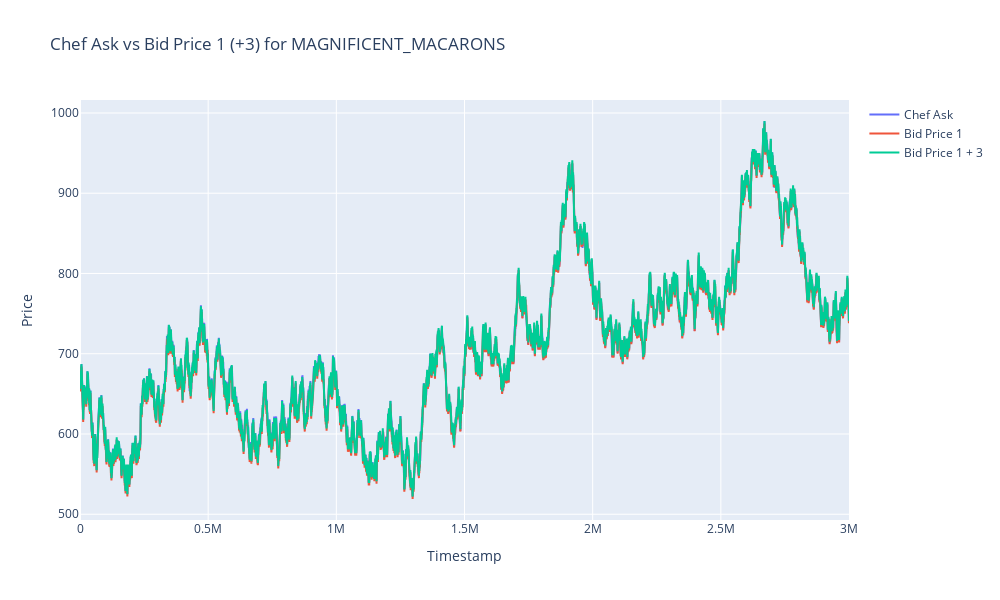

The code cell stored with this chart in its notebook:
### Code cell
import plotly.graph_objects as go

# Filter for the product
md = market_data_round_5_all3days.copy()
md = md[md['product'] == MAGNIFICENT_MACARONS].reset_index(drop=True)

obs = observations_round_5_all3days.copy().reset_index(drop=True)

# Compute chef_ask
md['chef_ask'] = obs['askPrice'] + obs['importTariff'] + obs['transportFees']

# Create figure
fig = go.Figure()

# Add chef_ask trace
fig.add_trace(go.Scatter(
    x=md['timestamp'],
    y=md['chef_ask'],
    mode='lines',
    name='Chef Ask'
))

# Add bid_price_1 trace
fig.add_trace(go.Scatter(
    x=md['timestamp'],
    y=md['bid_price_1'],
    mode='lines',
    name='Bid Price 1'
))

# Add bid_price_1 + 3 trace
fig.add_trace(go.Scatter(
    x=md['timestamp'],
    y=md['bid_price_1'] + 3,
    mode='lines',
    name='Bid Price 1 + 3'
))

# Update layout
fig.update_layout(
    title='Chef Ask vs Bid Price 1 (+3) for MAGNIFICENT_MACARONS',
    xaxis_title='Timestamp',
    yaxis_title='Price',
    height=600,
    width=1000
)

# Show plot
fig.show()

### Figure 1 — Plotly figure (JSON) as saved in the notebook; plotly's stock layout.template omitted (floating-point values rounded to 4 significant figures; data arrays with more than 128 entries replaced by an {"elided": "..."} marker saying what was removed)
{"data": [{"mode": "lines", "name": "Chef Ask", "type": "scatter", "x": {"elided": "30000 int values"}, "y": {"elided": "30000 float values"}}, {"mode": "lines", "name": "Bid Price 1", "type": "scatter", "x": {"elided": "30000 int values"}, "y": {"elided": "30000 float values"}}, {"mode": "lines", "name": "Bid Price 1 + 3", "type": "scatter", "x": {"elided": "30000 int values"}, "y": {"elided": "30000 float values"}}], "layout": {"height": 600, "title": {"text": "Chef Ask vs Bid Price 1 (+3) for MAGNIFICENT_MACARONS"}, "width": 1000, "xaxis": {"title": {"text": "Timestamp"}}, "yaxis": {"title": {"text": "Price"}}}}
